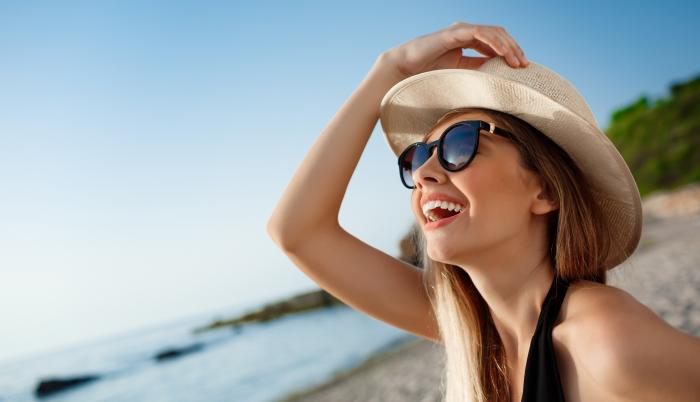
#> input picture rostro_playa.jpeg, 700 x 402 px, found by its file name
$ jupyter execute Filtros_OpenCv.ipynb   (older library calls are emulated)
#> lines starting #> are read from the running program, lines starting #| are printed output that depends on the picture; after the words box and inside, x2 and y2 are one past the last pixel; in counts of white or black regions, pixels touching at a corner belong together
LABORATORIO 2 / Punto 3 Parte I /	De los filtros definidos en el numeral 1 programar un ejemplo usando opencv ó matlab

[cell 1]
import cv2
import numpy as np
import urllib.request
from google.colab.patches import cv2_imshow

# Descargar la imagen desde el enlace
url = "https://github.com/watorres/PDI/blob/main/rostro_playa.jpeg?raw=true"
req = urllib.request.urlopen(url)
arr = np.asarray(bytearray(req.read()), dtype=np.uint8)
image = cv2.imdecode(arr, -1)
#> image is the input picture: shape (402, 700, 3); mean B, G, R 164.5, 164.7, 162.5

# Filtro de promedio
mean_filtered = cv2.blur(image, (5, 5))

# Filtro de mediana
median_filtered = cv2.medianBlur(image, 5)

# Filtro logarítmico
logarithmic_filtered = np.log1p(image)
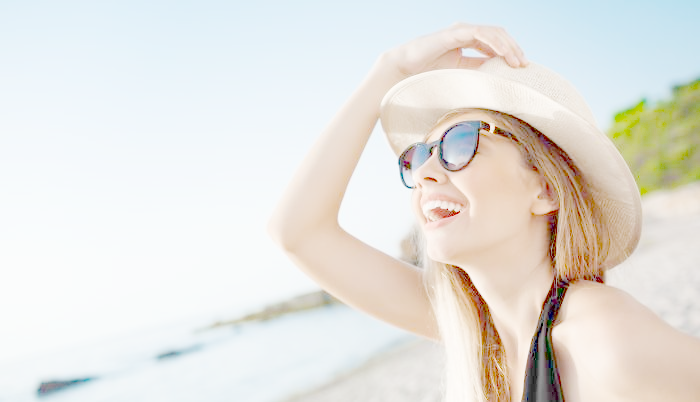
#> logarithmic_filtered: shape (402, 700, 3) float16; mean B, G, R 4.84, 4.96, 5; drawn with min black and max white

# Filtro de cuadro normalizado
normalized_squared_filtered = cv2.normalize(image.astype('float'), None, 0, 1, cv2.NORM_MINMAX) ** 2
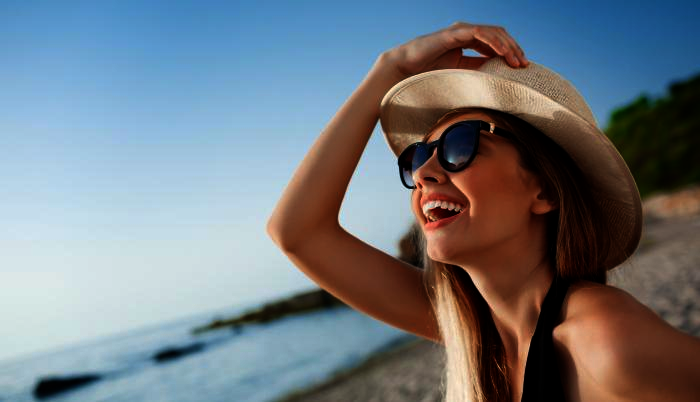
#> normalized_squared_filtered: shape (402, 700, 3) float64; mean B, G, R 0.512, 0.481, 0.45

# Filtro gaussiano
gaussian_filtered = cv2.GaussianBlur(image, (5, 5), 0)

# Filtro Laplace
laplacian_filtered = cv2.Laplacian(image, cv2.CV_8U)
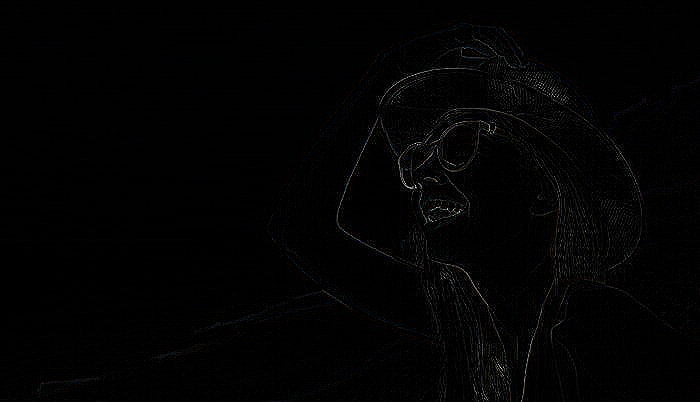
#> laplacian_filtered: shape (402, 700, 3); mean B, G, R 2.4, 2.3, 2.4

# Convertir la imagen a escala de grises
gray_image = cv2.cvtColor(image, cv2.COLOR_BGR2GRAY)
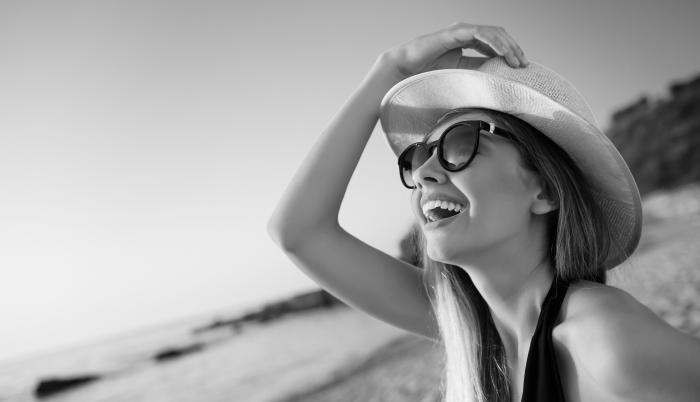
#> gray_image: shape (402, 700); min 0, max 247, mean 164

# Filtro Sobel
sobel_x = cv2.Sobel(gray_image, cv2.CV_64F, 1, 0, ksize=3)
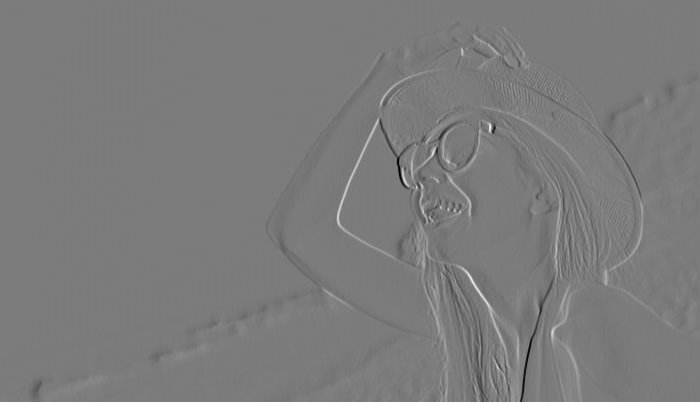
#> sobel_x: shape (402, 700) float64; min -763, max 806, mean -1.3; drawn with min black and max white
sobel_y = cv2.Sobel(gray_image, cv2.CV_64F, 0, 1, ksize=3)
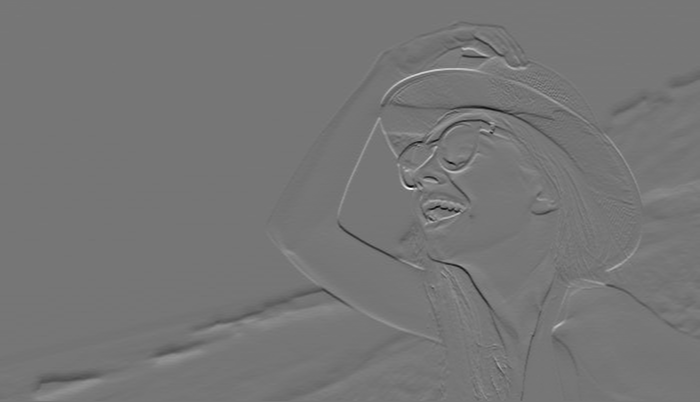
#> sobel_y: shape (402, 700) float64; min -725, max 838, mean -0.2; drawn with min black and max white
sobel_filtered = np.sqrt(sobel_x**2 + sobel_y**2).astype(np.uint8)
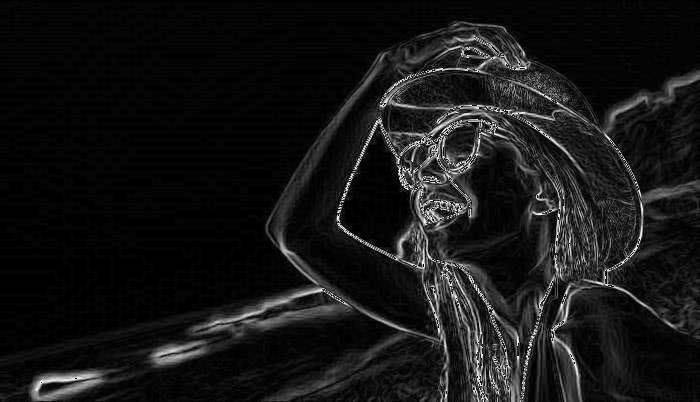
#> sobel_filtered: shape (402, 700); min 0, max 255, mean 21.9

# Filtro Canny
canny_filtered = cv2.Canny(gray_image, 100, 200)
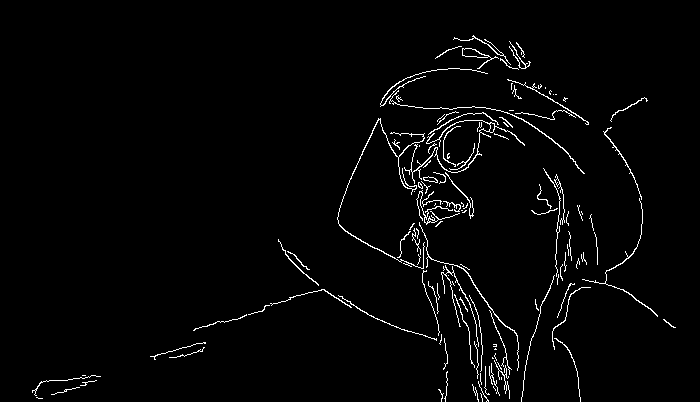
#> canny_filtered: shape (402, 700); 2.3% white in thin lines or dots, all inside (x1, y1, x2, y2) = (32, 35, 676, 402)

# Mostrar las imágenes resultantes
print("Imagen Original")
cv2_imshow(image)
print("Filtro de Promedio")
cv2_imshow(mean_filtered)
print("Filtro de Mediana")
cv2_imshow(median_filtered)
print("Filtro Logarítmico")
cv2_imshow(logarithmic_filtered)
print("Filtro de Cuadro Normalizado")
cv2_imshow(normalized_squared_filtered)
print("Filtro Gaussiano")
cv2_imshow(gaussian_filtered)
print("Filtro Laplace")
cv2_imshow(laplacian_filtered)
print("Filtro Sobel")
cv2_imshow(sobel_filtered)
print("Filtro Canny")
cv2_imshow(canny_filtered)

[cell 2]
import cv2
import numpy as np
import urllib.request
from google.colab.patches import cv2_imshow

# Descargar la imagen desde el enlace
url = "https://github.com/watorres/PDI/blob/main/rostro_playa.jpeg?raw=true"
req = urllib.request.urlopen(url)
arr = np.asarray(bytearray(req.read()), dtype=np.uint8)
image = cv2.imdecode(arr, -1)

# Convertir la imagen a escala de grises
gray_image = cv2.cvtColor(image, cv2.COLOR_BGR2GRAY)

# Aplicar el filtro Gaussiano
gaussian_image = cv2.GaussianBlur(gray_image, (5, 5), 0)

# Aplicar el filtro Canny
canny_image = cv2.Canny(gray_image, 100, 200)

# Mostrar las imágenes resultantes
print("Imagen Original")
cv2_imshow(image)
print("Iamgen es escala de grises")
cv2_imshow(gray_image)
print("Filtro Gaussiano")
cv2_imshow(gaussian_image)
print("Filtro Canny")
cv2_imshow(canny_image)
